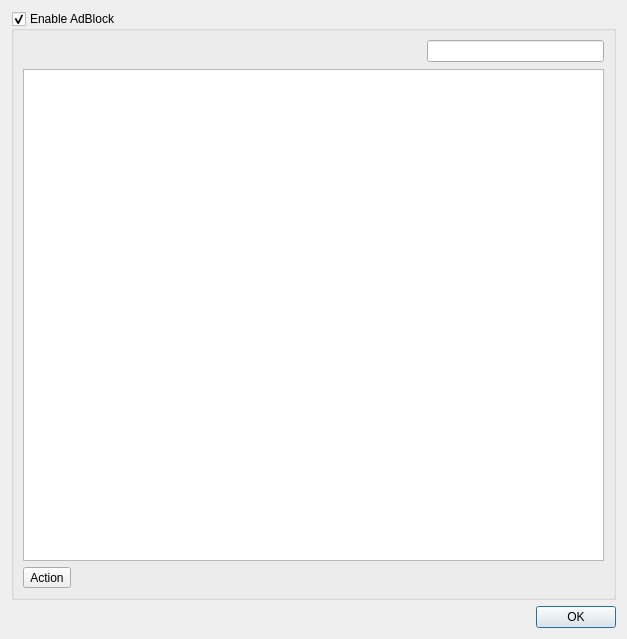
<?xml version="1.0" encoding="UTF-8"?>
<ui version="4.0">
 <class>AdBlockDialog</class>
 <widget class="QDialog" name="AdBlockDialog">
  <property name="geometry">
   <rect>
    <x>0</x>
    <y>0</y>
    <width>627</width>
    <height>639</height>
   </rect>
  </property>
  <property name="windowTitle">
   <string>AdBlock Configuration</string>
  </property>
  <layout class="QGridLayout" name="gridLayout_2">
   <item row="0" column="0" colspan="2">
    <widget class="QGroupBox" name="adblockGroupBox">
     <property name="title">
      <string>Enable AdBlock</string>
     </property>
     <property name="checkable">
      <bool>true</bool>
     </property>
     <layout class="QGridLayout" name="gridLayout">
      <item row="0" column="0" colspan="3">
       <spacer name="horizontalSpacer">
        <property name="orientation">
         <enum>Qt::Horizontal</enum>
        </property>
        <property name="sizeHint" stdset="0">
         <size>
          <width>398</width>
          <height>23</height>
         </size>
        </property>
       </spacer>
      </item>
      <item row="0" column="3">
       <widget class="SearchLineEdit" name="search"/>
      </item>
      <item row="1" column="0" colspan="4">
       <widget class="EditTreeView" name="treeView"/>
      </item>
      <item row="2" column="0">
       <widget class="QToolButton" name="actionToolButton">
        <property name="text">
         <string>Action</string>
        </property>
       </widget>
      </item>
      <item row="2" column="1">
       <spacer name="horizontalSpacer_2">
        <property name="orientation">
         <enum>Qt::Horizontal</enum>
        </property>
        <property name="sizeHint" stdset="0">
         <size>
          <width>40</width>
          <height>20</height>
         </size>
        </property>
       </spacer>
      </item>
     </layout>
    </widget>
   </item>
   <item row="1" column="1">
    <widget class="QDialogButtonBox" name="buttonBox">
     <property name="orientation">
      <enum>Qt::Horizontal</enum>
     </property>
     <property name="standardButtons">
      <set>QDialogButtonBox::Ok</set>
     </property>
    </widget>
   </item>
  </layout>
 </widget>
 <customwidgets>
  <customwidget>
   <class>SearchLineEdit</class>
   <extends>QLineEdit</extends>
   <header>searchlineedit.h</header>
  </customwidget>
  <customwidget>
   <class>EditTreeView</class>
   <extends>QTreeView</extends>
   <header>edittreeview.h</header>
  </customwidget>
 </customwidgets>
 <resources/>
 <connections>
  <connection>
   <sender>buttonBox</sender>
   <signal>accepted()</signal>
   <receiver>AdBlockDialog</receiver>
   <slot>accept()</slot>
   <hints>
    <hint type="sourcelabel">
     <x>248</x>
     <y>254</y>
    </hint>
    <hint type="destinationlabel">
     <x>157</x>
     <y>274</y>
    </hint>
   </hints>
  </connection>
  <connection>
   <sender>buttonBox</sender>
   <signal>rejected()</signal>
   <receiver>AdBlockDialog</receiver>
   <slot>reject()</slot>
   <hints>
    <hint type="sourcelabel">
     <x>316</x>
     <y>260</y>
    </hint>
    <hint type="destinationlabel">
     <x>286</x>
     <y>274</y>
    </hint>
   </hints>
  </connection>
 </connections>
</ui>
